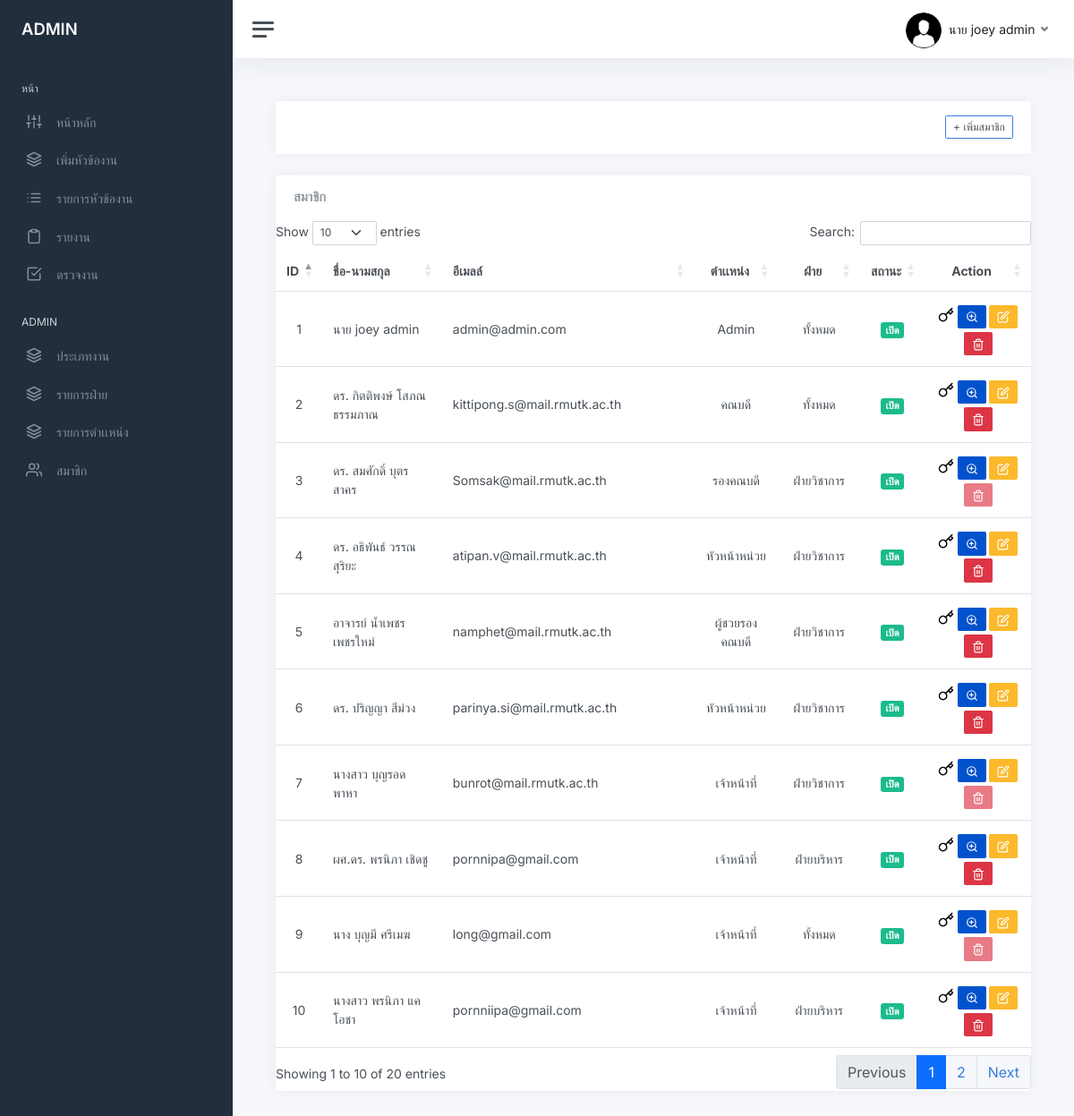
The app's page /user_list.php (signed in) with its own data.
### tables this page shows
CREATE TABLE `user` (
  `user_id` int NOT NULL,
  `firstname` varchar(200) NOT NULL,
  `lastname` varchar(200) NOT NULL,
  `email` varchar(200) NOT NULL,
  `password` varchar(255) NOT NULL,
  `role_id` int DEFAULT NULL,
  `avatar` varchar(255) DEFAULT NULL,
  `date_created` timestamp NOT NULL DEFAULT CURRENT_TIMESTAMP ON UPDATE CURRENT_TIMESTAMP,
  `status_user` int NOT NULL,
  `tel` varchar(255) NOT NULL,
  `line_token` varchar(255) NOT NULL,
  `idcard` varchar(13) NOT NULL,
  `department_id` int NOT NULL,
  `shortname_id` int NOT NULL,
  `status_user2` int NOT NULL
);

CREATE TABLE `position` (
  `role_id` int NOT NULL,
  `position_name` varchar(200) NOT NULL,
  `level` int NOT NULL,
  `position_status` int NOT NULL
);

CREATE TABLE `department` (
  `department_id` int NOT NULL,
  `department_name` varchar(255) NOT NULL,
  `department_status` int NOT NULL
);

### user_list.php (the view, shortened to what this page needs)
<?php
    require_once 'connect.php';
?>
<!DOCTYPE html>
<html lang="en">
<?php include "head.php"?>
<body>
<link rel="stylesheet" type="text/css" href="https://cdn.datatables.net/1.13.2/css/dataTables.bootstrap5.min.css"
<?php include "sidebar.php"?>
    <form action="proc.php" method="post" id="userlist" class="form-horizontal" enctype="multipart/form-data">
        <main class="content">
        <?php if($level == 1)  {?>
            <div class="col-lg-12">
                <div class="card card-outline card-success">
                    <div class="container-fluid p-0">
                        <div class="card-header">
                            <div class="d-flex flex-row-reverse bd-highligh">
                                <a class="btn btn-block btn-sm btn-default btn-flat border-primary" data-bs-toggle="modal" data-bs-target="#adduserModal" ><i class="fa fa-plus"></i> + เพิ่มสมาชิก</a>
                            </div>
                        </div>
                    </div>
                </div>
            </div>
            <?php } ?>
                                <div class="card ">
                                    <div class="card-header">
                                        <h5 class="card-title mb-0">สมาชิก</h5>
                                    </div>
                                    <table class="table table-hover table-responsive" id="example">
                                        <thead>
                                                <tr>
                                                    <th class="text-center">ID</th>
                                                    <th class="text-left">ชื่อ-นามสกุล</th>
                                                    <th class="text-left">อีเมลล์</th>
                                                    <th class="text-center">ตำเเหน่ง</th>
                                                    <th class="text-center">ฝ่าย</th>
                                                    <th class="text-center">สถานะ</th>
                                                    <th class="text-center">Action</th>
                                                </tr>
                                        </thead>
                                        <tbody>
                                            <?php
                                                $i = 1;
                                                $sql = "SELECT *,concat(firstname,' ',lastname) as name FROM user natural join position natural join department WHERE level >= $level AND status_user2 = 1 order by user_id asc ";
                                                $qry = $db->query($sql);
                                                $qry->execute();
                                                while ($row = $qry->fetch(PDO::FETCH_ASSOC)){
                                                    $user_id = $row['user_id'];
                                                    $stmt = $db->query("SELECT * FROM project_list WHERE user_id =  $user_id");
                                                    $meproject = $stmt->rowCount();
                                            ?>
                                            <tr>
                                                <td class="text-center"><?php echo $i++ ?></td>
                                                <td class="text-left"><?php echo showshortname($row['shortname_id']).' '.$row['name'] ?></td>
                                                <td class="text-left" ><?php echo $row['email'] ?></td>
                                                <td class="text-center" ><?php echo $row['position_name']?></td>
                                                <td class="text-center"><?php echo $row['department_name']?></td>
                                                <td class="text-center"><?php echo showstatuser($row['status_user'])?></td>
                                                <td class="text-center">
                                                <?php if($level == 1)  {?>
                                                <a  class="resetbtn" title="รีเซ็ตรหัสผ่าน" type="button"  data-user_id ="<?php echo $row['user_id']?>"> <h3> <i data-feather="key"></i> </h3> </a>
                                                <?php } ?>
                                                <a class="btn btn-bitbucket btn-sm viewuserdata"  title="ดูรายละเอียด" data-userid="<?php echo $row['user_id']?>" ><i data-feather="zoom-in"></i></a>
                                                    <?php if($level == 1)  {?>
                                                 <a class="btn btn-warning btn-sm" title="เเก้ไขข้อมูลสมาชิก" href="edituser_page.php?update_id=<?php echo $row['user_id']?>"><i  data-feather="edit"></i></a>
                                                 <?php } ?>
                                                    <?php if($meproject == 0 AND $level == 1)  {?>
                                                        <a class="btn btn-danger btn-sm deluserbtn" title="ลบข้อมูลสมาชิก" data-user_id ="<?php echo $row['user_id']?>"><i data-feather="trash-2"></i></a>
                                                    <?php   } else if ( $level == 1 ){?>
                                                        <a class="btn btn-danger btn-sm deluserbtn disabled" title="ลบข้อมูลสมาชิก" data-user_id ="<?php echo $row['user_id']?>"><i data-feather="trash-2"></i></a>
                                                        <?php } ?>
                                                </td>
                                            </tr>
                                                <?php } ?>
                                        </tbody>
                                    </table>
                                </div>
        </main>
    </form>
    </body>
</html>

### sidebar.php (shortened to what this page needs)
<?php
include "head.php";
include "funtion.php";
		if (isset($_SESSION['user_login'])) {
			$user_id = $_SESSION['user_login'];
			$sql = "SELECT *,concat(firstname,' ',lastname) as name FROM user AS u  natural JOIN position  WHERE u.user_id = $user_id ";
			$stmt = $db->prepare($sql);
			$stmt->execute();
			$row = $stmt->fetch(PDO::FETCH_ASSOC);
		}
			$level = $row['level'];
			$where ='';
			$sql2 = "SELECT MAX(level) as maxlevel , MIN(level) as minlevel FROM user as u
			left join position as p ON u.role_id = p.role_id
			left join department as d on u.department_id = d.department_id   $where ";
			$stmt2 = $db->prepare($sql2);
			$stmt2->execute();
			$row2 = $stmt2->fetch(PDO::FETCH_ASSOC);
			$maxlevel = $row2['maxlevel'];
?>
<div class="wrapper">
		<nav id="sidebar" class="sidebar js-sidebar">
			<div class="sidebar-content js-simplebar">
				<a class="sidebar-brand" href="index.php">
				<?php if($level == 1): ?>
				<span class="align-middle">ADMIN <?php ?></span>
				<?php endif; ?>
				</a>
				<ul class="sidebar-nav">
					<li class="sidebar-header">
						หน้า
					</li>
					<li class="sidebar-item">
						<a class="sidebar-link" href="index.php">
              <i class="align-middle" data-feather="sliders"></i> <span class="align-middle">หน้าหลัก</span>
            </a>
					</li>
					<?php if($level != $maxlevel): ?>
						<li class="sidebar-item">
						<a class="sidebar-link" href="addproject_page.php">
              <i class="align-middle" data-feather="layers"></i> <span class="align-middle">เพิ่มหัวข้องาน</span>
            </a>
					<?php endif; ?>
					<li class="sidebar-item">
						<a data-bs-target="#project_list" data-bs-toggle="collapse" class="sidebar-link collapsed" aria-expanded="false">
							<i class="align-middle" data-feather="list"></i>
							 <span class="align-middle">
							 รายการหัวข้องาน
							</span>
						</a>
					</li>
			<li class="sidebar-item">
				<a data-bs-target="#report" data-bs-toggle="collapse" class="sidebar-link collapsed" aria-expanded="false">
					<i class="align-middle" data-feather="clipboard"></i>
						<span class="align-middle">
						รายงาน
					</span>
				</a>
			</li>
					<?php if($level != $maxlevel): ?>
					<li class="sidebar-item">
						<a class="sidebar-link" href="checktask_list.php">
              <i class="align-middle" data-feather="check-square"></i> <span class="align-middle">ตรวจงาน</span>
            </a>
			<?php endif; ?>
					</li>
					<?php if(($level == 1) ): ?>
					<li class="sidebar-header">
						ADMIN
					</li>
					<?php elseif($level  != $maxlevel): ?>
					<li class="sidebar-header">
						USER
					</li>
					<?php endif; ?>
					<?php if($level  != $maxlevel): ?>
						<li class="sidebar-item">
							<a class="sidebar-link"  href="jobtype_list.php">
				<i class="align-middle" data-feather="layers"></i> <span class="align-middle">ประเภทงาน</span>
							</a>
					<?php endif; ?>
					<?php if($level == 1): ?>
						<li class="sidebar-item">
							<a class="sidebar-link"  href="departmant_list.php">
				<i class="align-middle" data-feather="layers"></i> <span class="align-middle">รายการฝ่าย</span>
							</a>
						<li class="sidebar-item">
							<a class="sidebar-link"  href="position_list.php">
				<i class="align-middle" data-feather="layers"></i> <span class="align-middle">รายการตำเเหน่ง</span>
							</a>
					<?php endif; ?>
					<?php if($level <=2): ?>
					<li class="sidebar-item">
						<a data-bs-target="#user" data-bs-toggle="collapse" class="sidebar-link collapsed" aria-expanded="false">
							<i class="align-middle" data-feather="users"></i>
							 <span class="align-middle">
								สมาชิก
							</span>
						</a>
					</li>
					<?php endif; ?>
				</ul>
			</div>
		</nav>
		<div class="main">
			<nav class="navbar navbar-expand navbar-light navbar-bg">
				<a class="sidebar-toggle js-sidebar-toggle">
          <i class="hamburger align-self-center"></i>
        </a>
				<div class="navbar-collapse collapse">
					<ul class="navbar-nav navbar-align">
							<a class="nav-link dropdown-toggle d-none d-sm-inline-block" href="#" data-bs-toggle="dropdown">
							<?php if($row['avatar'] !=""){?>
                				<img src="img/avatars/<?php echo $row['avatar'] ?>" class="avatar rounded-circle rounded me-1" alt="" > <span class="text-dark"> <?php echo $row['firstname'] . ' ' . $row['lastname'] ?></span>
							<?php }else{?>
								<img src="img/avatars/09.jpg" class="avatar rounded-circle rounded me-1" alt="" > <span class="text-dark"> <?php echo  showshortname($row['shortname_id']) . ' ' . $row['firstname'] . ' ' . $row['lastname'] ?></span>
 							<?php }?>
              				</a>
					</ul>
				</div>
			</nav>

### funtion.php (shortened to what this page needs)
<?php
    function showstatuser($statususer){
        if ($statususer == '1') {
            return "<span class='badge bg-success'> เปิด </span>";
        }else if($statususer== '0'){
            return "<span class='badge bg-secondary'> ปิด </span>";
        }
    }
    function showshortname($shortname){
        if($shortname =='1'){
            return "นาย";
        }elseif($shortname =='2'){
            return "นางสาว";
        } elseif($shortname =='9'){
            return "นาง";
        } elseif($shortname =='3'){
            return "ดร.";
        } elseif($shortname =='4'){
        return "ผศ.";
        } elseif($shortname =='5'){
            return "รศ.";
        } elseif($shortname =='6'){
            return "ศ.";
        } elseif($shortname =='7'){
            return "ผศ.ดร.";
        } elseif($shortname =='8'){
            return "ศ.ดร.";
        }elseif($shortname =='10'){
            return "อาจารย์";
        } elseif($shortname =='11'){
            return "Mr.";
        }elseif($shortname =='12'){
            return "Ms";
        }
    }
    ?>

### css/multi_select.css (style rules this page uses)
body { font-family: 'Courier New', Courier, monospace; font-size: 14px; }

### records on screen
user: shortname "นาย", firstname "joey", lastname "admin", name "joey admin", email "admin@admin.com", role.position_name "Admin", department.department_name "ทั้งหมด", status_user "เปิด"
user: shortname "ดร.", name "กิตติพงษ์ โสภณธรรมภาณ", email "kittipong.s@mail.rmutk.ac.th", role.position_name "คณบดี", department.department_name "ทั้งหมด", status_user "เปิด"
user: shortname "ดร.", name "สมศักดิ์ บุตรสาคร", email "Somsak@mail.rmutk.ac.th", role.position_name "รองคณบดี", department.department_name "ฝ่ายวิชาการ", status_user "เปิด"
user: shortname "ดร.", name "อธิพันธ์ วรรณสุริยะ", email "atipan.v@mail.rmutk.ac.th", role.position_name "หัวหน้าหน่วย", department.department_name "ฝ่ายวิชาการ", status_user "เปิด"
user: shortname "อาจารย์", name "น้ำเพชร เพชรใหม่", email "namphet@mail.rmutk.ac.th", role.position_name "ผู้ชวยรองคณบดี", department.department_name "ฝ่ายวิชาการ", status_user "เปิด"
user: shortname "ดร.", name "ปริญญา สีม่วง", email "parinya.si@mail.rmutk.ac.th", role.position_name "หัวหน้าหน่วย", department.department_name "ฝ่ายวิชาการ", status_user "เปิด"
user: shortname "นางสาว", name "บุญรอด พาหา", email "bunrot@mail.rmutk.ac.th", role.position_name "เจ้าหน้าที่", department.department_name "ฝ่ายวิชาการ", status_user "เปิด"
user: shortname "ผศ.ดร.", name "พรนิภา เชิดชู", email "pornnipa@gmail.com", role.position_name "เจ้าหน้าที่", department.department_name "ฝ่ายบริหาร", status_user "เปิด"
user: shortname "นาง", name "บุญมี ศรีเมฆ", email "long@gmail.com", role.position_name "เจ้าหน้าที่", department.department_name "ทั้งหมด", status_user "เปิด"
user: shortname "นางสาว", name "พรนิภา แคโอชา", email "pornniipa@gmail.com", role.position_name "เจ้าหน้าที่", department.department_name "ฝ่ายบริหาร", status_user "เปิด"
